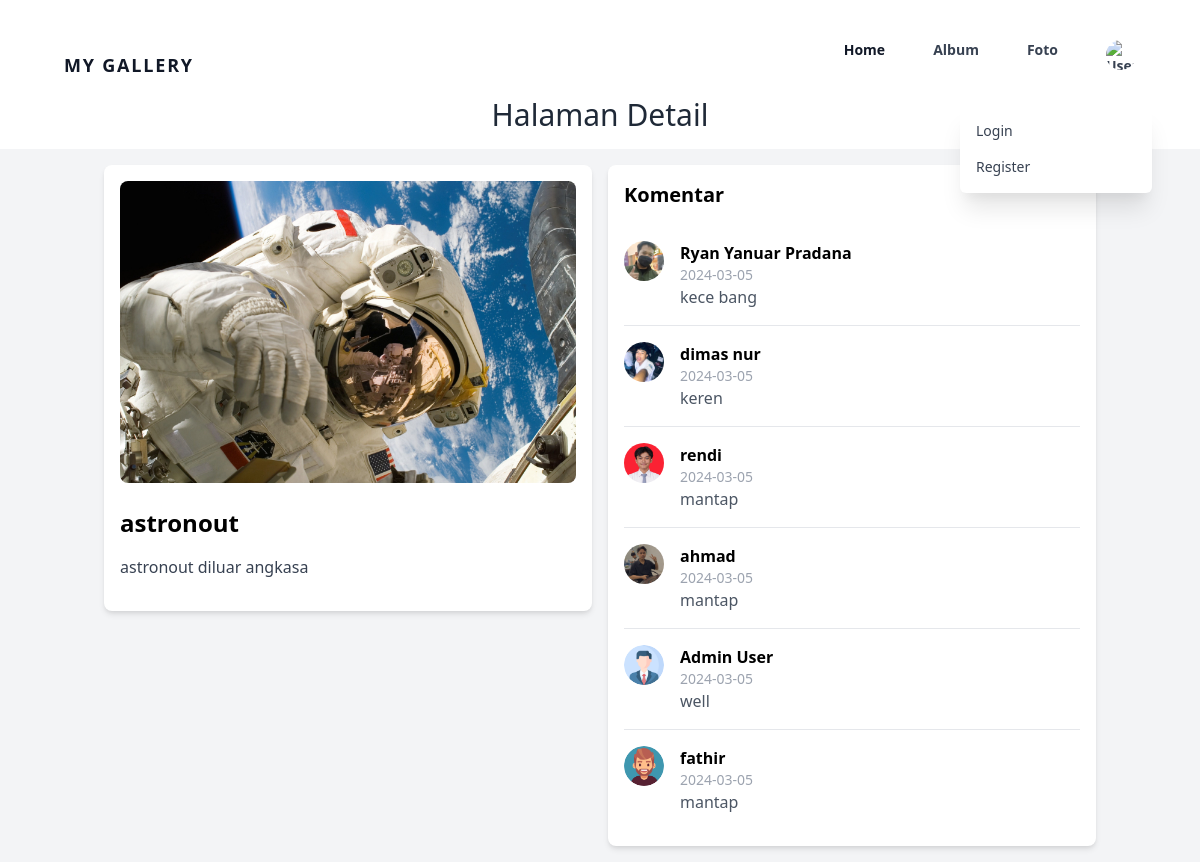
Page /detail.php?fotoid=42 on the committed database.
### tables this page shows
CREATE TABLE `foto` (
  `fotoid` int NOT NULL,
  `judulfoto` varchar(255) NOT NULL,
  `deskripsifoto` text NOT NULL,
  `tanggalunggah` date NOT NULL,
  `lokasifile` varchar(255) NOT NULL,
  `albumid` int NOT NULL,
  `userid` int NOT NULL,
  `jumlahlike` int DEFAULT '0'
);

CREATE TABLE `komentarfoto` (
  `komentarid` int NOT NULL,
  `fotoid` int NOT NULL,
  `userid` int NOT NULL,
  `isikomentar` text NOT NULL,
  `tanggalkomentar` date NOT NULL
);

CREATE TABLE `user` (
  `userid` int NOT NULL,
  `username` varchar(255) NOT NULL,
  `password` varchar(255) NOT NULL,
  `email` varchar(255) NOT NULL,
  `namalengkap` varchar(255) NOT NULL,
  `alamat` text NOT NULL,
  `role` varchar(20) NOT NULL DEFAULT 'user',
  `profile_photo` varchar(255) NOT NULL
);

### detail.php (the view, shortened to what this page needs)
<?php
include "koneksi.php";
if (isset($_GET['fotoid'])) {
    $fotoid = $_GET['fotoid'];
}
function getUserProfile($conn, $userid)
{
    $query = mysqli_query($conn, "SELECT * FROM user WHERE userid = $userid");
    return mysqli_fetch_assoc($query);
}
?>
<!DOCTYPE html>
<html lang="en">
<head>
    <link rel="stylesheet" href="./css/all.min.css">
    <link rel="stylesheet" href="./css/fontawesome.min.css">
    <link href="https://cdn.jsdelivr.net/npm/tailwindcss@2.0.2/dist/tailwind.min.css" rel="stylesheet">
</head>
<body class="font-sans bg-gray-100">
    <div class="bg-white p-4">
        <ul class="flex items-center justify-center mt-4">
            <?php
            if (isset($_SESSION['role']) && $_SESSION['role'] === 'admin') {
                ?>
                <?php include 'adminnavbar.php'; ?>
                <?php
            } else {
                ?>
                <?php include 'navbar.php'; ?>
                <?php
            }
            ?>
        </ul>
        <?php if (isset($_SESSION['namalengkap'])): ?>
            <h1 class="text-3xl text-center text-gray-800">Halaman Detail</h1>
            <p class="text-center mt-2">Selamat datang <b>
                    <?= $_SESSION['namalengkap'] ?>
                </b></p>
        <?php else: ?>
            <h1 class="text-3xl text-center text-gray-800">Halaman Detail</h1>
        <?php endif; ?>
    </div>
    <div class="container mx-auto mt-15 p-4 grid grid-cols-1 lg:grid-cols-2 gap-4">
        <form action="" method="post" class="mb-8">
            <?php
            $sql = mysqli_query($conn, "select * from foto where fotoid='$fotoid'");
            while ($data = mysqli_fetch_array($sql)) {
                ?>
                <div class="bg-white shadow-md rounded-lg p-4 pb-4">
                    <div class="flex justify-center items-center mb-6">
                        <img src="gambar/<?= $data['lokasifile'] ?>" class="rounded-lg zoom-cursor zoom-image"
                            style="max-width: 100%; max-height: 70vh;" id="zoomImage">
                    </div>
                    <div class="text-left">
                        <h2 class="text-2xl font-semibold mb-4">
                            <?= $data['judulfoto'] ?>
                        </h2>
                        <p class="mb-4 text-gray-700">
                            <?= $data['deskripsifoto'] ?>
                        </p>
                    </div>
                </div>
                <?php
            }
            ?>
        </form>
        <div class="bg-white shadow-md rounded-lg p-4 pb-4">
            <h2 class="text-xl font-semibold mb-4">Komentar</h2>
            <div class="divide-y divide-gray-200">
                <?php
                $sql = mysqli_query($conn, "select komentarfoto.*, user.namalengkap from komentarfoto inner join user on komentarfoto.userid=user.userid where komentarfoto.fotoid='$fotoid'");
                while ($data = mysqli_fetch_array($sql)) {
                    ?>
                    <div class="flex items-start py-4">
                        <div class="flex-shrink-0">
                            <?php
                            $profile_photo = isset(getUserProfile($conn, $data['userid'])['profile_photo']) ? getUserProfile($conn, $data['userid'])['profile_photo'] : 'https://cdn-icons-png.flaticon.com/512/9131/9131529.png';
                            ?>
                            <img src="<?= $profile_photo ?>" alt="Avatar" class="w-10 h-10 rounded-full">
                        </div>
                        <div class="ml-4">
                            <p class="font-semibold">
                                <?= $data['namalengkap'] ?>
                            </p>
                            <p class="text-sm text-gray-400">
                                <?= $data['tanggalkomentar'] ?>
                            </p>
                            <p class="text-gray-600">
                                <?= $data['isikomentar'] ?>
                            </p>
                        </div>
                    </div>
                    <?php
                }
                ?>
            </div>
        </div>
    </div>
</body>
</html>

### detail.php (style rules this page uses)
.zoom-cursor { cursor: zoom-in; }

### rows in the picture
foto: lokasifile (picture), judulfoto "astronout", deskripsifoto "astronout diluar angkasa"
komentarfoto: userid.profile_photo (picture), userid.namalengkap "Ryan Yanuar Pradana", tanggalkomentar "2024-03-05", isikomentar "kece bang"
komentarfoto: userid.profile_photo (picture), userid.namalengkap "dimas nur", tanggalkomentar "2024-03-05", isikomentar "keren"
komentarfoto: userid.profile_photo (picture), userid.namalengkap "rendi", tanggalkomentar "2024-03-05", isikomentar "mantap"
komentarfoto: userid.profile_photo (picture), userid.namalengkap "ahmad", tanggalkomentar "2024-03-05", isikomentar "mantap"
komentarfoto: userid.profile_photo (picture), userid.namalengkap "Admin User", tanggalkomentar "2024-03-05", isikomentar "well"
komentarfoto: userid.profile_photo (picture), userid.namalengkap "fathir", tanggalkomentar "2024-03-05", isikomentar "mantap"
